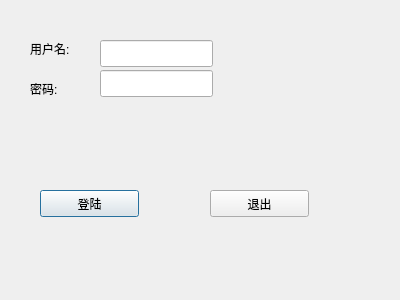
<?xml version="1.0" encoding="UTF-8"?>
<ui version="4.0">
 <class>loginDlg</class>
 <widget class="QDialog" name="loginDlg">
  <property name="geometry">
   <rect>
    <x>0</x>
    <y>0</y>
    <width>400</width>
    <height>300</height>
   </rect>
  </property>
  <property name="windowTitle">
   <string>Dialog</string>
  </property>
  <widget class="QPushButton" name="loginButton">
   <property name="geometry">
    <rect>
     <x>40</x>
     <y>190</y>
     <width>99</width>
     <height>27</height>
    </rect>
   </property>
   <property name="text">
    <string>登陆</string>
   </property>
  </widget>
  <widget class="QPushButton" name="exitButton">
   <property name="geometry">
    <rect>
     <x>210</x>
     <y>190</y>
     <width>99</width>
     <height>27</height>
    </rect>
   </property>
   <property name="text">
    <string>退出</string>
   </property>
  </widget>
  <widget class="QLabel" name="user_label">
   <property name="geometry">
    <rect>
     <x>30</x>
     <y>40</y>
     <width>67</width>
     <height>17</height>
    </rect>
   </property>
   <property name="text">
    <string>用户名:</string>
   </property>
  </widget>
  <widget class="QLabel" name="pwd_label">
   <property name="geometry">
    <rect>
     <x>30</x>
     <y>80</y>
     <width>67</width>
     <height>17</height>
    </rect>
   </property>
   <property name="text">
    <string>密码:</string>
   </property>
  </widget>
  <widget class="QLineEdit" name="lineEdit_user">
   <property name="geometry">
    <rect>
     <x>100</x>
     <y>40</y>
     <width>113</width>
     <height>27</height>
    </rect>
   </property>
  </widget>
  <widget class="QLineEdit" name="lineEdit_pwd">
   <property name="geometry">
    <rect>
     <x>100</x>
     <y>70</y>
     <width>113</width>
     <height>27</height>
    </rect>
   </property>
  </widget>
 </widget>
 <resources/>
 <connections/>
</ui>
